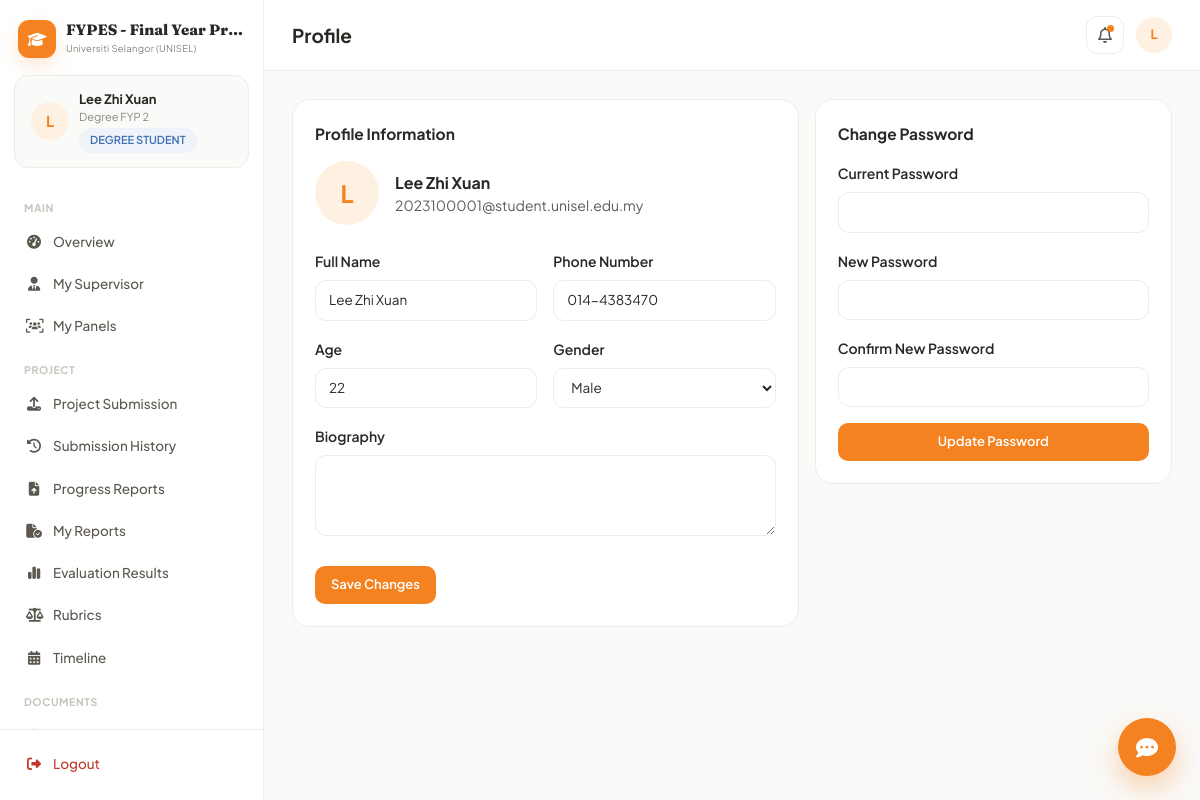
Page /dashboard/student/index.php?view=profile (signed in) on the committed database.
### tables this page shows
CREATE TABLE `students` (
  `id` int(11) NOT NULL AUTO_INCREMENT,
  `user_id` int(11) NOT NULL,
  `matric_number` varchar(30) NOT NULL,
  `level` enum('diploma','degree') NOT NULL,
  `programme` varchar(150) DEFAULT NULL,
  `faculty` varchar(150) DEFAULT NULL,
  `programme_type` enum('diploma_fyp1','diploma_fyp2','degree_fyp1','degree_fyp2') NOT NULL,
  `project_title` varchar(255) DEFAULT NULL,
  `supervisor_id` int(11) DEFAULT NULL,
  `assessor_id` int(11) DEFAULT NULL,
  `presentation_date` datetime DEFAULT NULL,
  `age` int(11) DEFAULT NULL,
  `gender` enum('male','female','other') DEFAULT NULL,
  PRIMARY KEY (`id`),
  UNIQUE KEY `matric_number` (`matric_number`),
  KEY `user_id` (`user_id`),
  KEY `supervisor_id` (`supervisor_id`),
  KEY `fk_students_assessor` (`assessor_id`),
  CONSTRAINT `fk_students_assessor` FOREIGN KEY (`assessor_id`) REFERENCES `lecturers` (`id`) ON DELETE SET NULL,
  CONSTRAINT `students_ibfk_1` FOREIGN KEY (`user_id`) REFERENCES `users` (`id`) ON DELETE CASCADE
);

CREATE TABLE `users` (
  `id` int(11) NOT NULL AUTO_INCREMENT,
  `role` enum('admin','lecturer','student') NOT NULL,
  `full_name` varchar(150) NOT NULL,
  `email` varchar(150) NOT NULL,
  `password` varchar(255) NOT NULL,
  `phone` varchar(20) DEFAULT NULL,
  `profile_photo` varchar(255) DEFAULT NULL,
  `bio` text DEFAULT NULL,
  `status` enum('active','inactive') NOT NULL DEFAULT 'active',
  `email_verified` tinyint(1) NOT NULL DEFAULT 1,
  `remember_token` varchar(255) DEFAULT NULL,
  `created_at` datetime NOT NULL DEFAULT current_timestamp(),
  `updated_at` datetime NOT NULL DEFAULT current_timestamp() ON UPDATE current_timestamp(),
  PRIMARY KEY (`id`),
  UNIQUE KEY `email` (`email`)
);

### includes/functions.php (called while the page is built, shortened)
<?php
function safeRun(PDO $pdo, string $sql, array $params = []) {
    try {
        $stmt = $pdo->prepare($sql);
        $stmt->execute($params);
        return $stmt;
    } catch (PDOException $e) {
        error_log('FYPES SQL error: ' . $e->getMessage() . ' | SQL: ' . $sql);
        throw $e;
    }
}
function e(?string $str): string {
    return htmlspecialchars($str ?? '', ENT_QUOTES, 'UTF-8');
}
function programmeTypeLabel(string $pt): string {
    return [
        'diploma_fyp1' => 'Diploma FYP 1',
        'diploma_fyp2' => 'Diploma FYP 2',
        'degree_fyp1' => 'Degree FYP 1',
        'degree_fyp2' => 'Degree FYP 2',
    ][$pt] ?? $pt;
}
function getSetting(PDO $pdo, string $key, ?string $default = null): ?string {
    static $cache = [];
    $stmt = safeRun($pdo, 'SELECT setting_value FROM system_settings WHERE setting_key=?', [$key]);
    $row = $stmt ? $stmt->fetch() : null;
    return $cache[$key] = ($row['setting_value'] ?? $default);
}
function studentAccessBlocked(PDO $pdo, ?string $onDate = null): bool {
    $start = trim((string)getSetting($pdo, 'student_access_block_start', ''));
    $end = trim((string)getSetting($pdo, 'student_access_block_end', ''));
    if ($start === '' || $end === '') return false;
    $date = $onDate ?: date('Y-m-d');
    return $date >= $start && $date <= $end;
}
function studentSemesterId(PDO $pdo, int $studentId): ?int {
    $stmt = safeRun($pdo, 'SELECT semester_id FROM students WHERE id=?', [$studentId]);
    $row = $stmt ? $stmt->fetch() : null;
    if ($row && $row['semester_id'] !== null) return (int)$row['semester_id'];
    $history=safeRun($pdo,"SELECT h.semester_id FROM student_stage_history h JOIN semesters se ON se.id=h.semester_id WHERE h.student_id=? ORDER BY (h.status IN ('planned','active')) DESC,se.start_date DESC,h.id DESC LIMIT 1",[$studentId])->fetch();
    return $history ? (int)$history['semester_id'] : currentSemesterId($pdo);
}

### includes/auth.php (called while the page is built, shortened)
<?php
function isLoggedIn(): bool {
    return isset($_SESSION['user_id']);
}
function currentUser(): ?array {
    return [
        'id' => $_SESSION['user_id'],
        'role' => $_SESSION['role'],
        'name' => $_SESSION['name'],
        'email' => $_SESSION['email'],
        'photo' => $_SESSION['photo'] ?? null,
        'lecturer_id' => $_SESSION['lecturer_id'] ?? null,
        'student_id' => $_SESSION['student_id'] ?? null,
    ];
}
function requireRole(string $role): void {
    if ($role === 'student') {
        global $pdo;
        if (isset($pdo) && studentAccessBlocked($pdo)) {
            $_SESSION = [];
            if (ini_get('session.use_cookies')) {
                $params=session_get_cookie_params();
                setcookie(session_name(),'',time()-42000,$params['path'],$params['domain'],$params['secure'],$params['httponly']);
            }
            session_destroy();
            redirect(BASE_URL . '/auth/login.php?error=student_access_blocked');
        }
    }
}
function unreadNotificationCount(PDO $pdo): int {
    $stmt = safeRun($pdo, "SELECT COUNT(*) c FROM notifications WHERE user_id = ? AND is_read = 0", [$_SESSION['user_id']]);
    $row = $stmt ? $stmt->fetch() : ['c' => 0];
    return (int) $row['c'];
}

### dashboard/shared/profile.php (the view, shortened to what this page needs)
<?php
$userId = $user['id'];
$fullUser = safeRun($pdo, "SELECT * FROM users WHERE id=?", [$userId])->fetch();
$studentRow = $user['role']==='student' ? safeRun($pdo, "SELECT * FROM students WHERE user_id=?", [$userId])->fetch() : null;
?>
<div class="row g-3">
  <div class="col-lg-7">
    <div class="card-fy mb-3">
      <div class="section-title">Profile Information</div>
      <form method="POST">
        <div class="d-flex align-items-center gap-3 mb-4">
          <div class="user-avatar" style="width:64px;height:64px;font-size:24px;background:var(--theme-soft);color:var(--theme);">
            <?= strtoupper(substr($fullUser['full_name'],0,1)) ?>
          </div>
          <div>
            <div class="fw-bold"><?= e($fullUser['full_name']) ?></div>
            <div class="text-muted small"><?= e($fullUser['email']) ?></div>
          </div>
        </div>
        <div class="row g-3">
          <div class="col-md-6">
            <label class="form-label small fw-semibold">Full Name</label>
            <input class="form-control-fy w-100" name="full_name" value="<?= e($fullUser['full_name']) ?>">
          </div>
          <div class="col-md-6">
            <label class="form-label small fw-semibold">Phone Number</label>
            <input class="form-control-fy w-100" name="phone" value="<?= e($fullUser['phone']) ?>">
          </div>
          <?php if ($studentRow): ?>
          <div class="col-md-6">
            <label class="form-label small fw-semibold">Age</label>
            <input class="form-control-fy w-100" type="number" name="age" value="<?= e((string)$studentRow['age']) ?>">
          </div>
          <div class="col-md-6">
            <label class="form-label small fw-semibold">Gender</label>
            <select class="form-control-fy w-100" name="gender">
              <option value="male" <?= $studentRow['gender']==='male'?'selected':'' ?>>Male</option>
            </select>
          </div>
          <?php endif; ?>
          <div class="col-12">
            <label class="form-label small fw-semibold">Biography</label>
            <textarea class="form-control-fy w-100" name="bio" rows="3"><?= e($fullUser['bio']) ?></textarea>
          </div>
        </div>
        <button class="btn-fy-orange mt-4">Save Changes</button>
      </form>
    </div>
  </div>
  <div class="col-lg-5">
    <div class="card-fy">
      <div class="section-title">Change Password</div>
      <form method="POST">
        <label class="form-label small fw-semibold">Current Password</label>
        <input class="form-control-fy w-100 mb-3" type="password" name="current_password" required>
        <label class="form-label small fw-semibold">New Password</label>
        <input class="form-control-fy w-100 mb-3" type="password" name="new_password" minlength="8" required>
        <label class="form-label small fw-semibold">Confirm New Password</label>
        <input class="form-control-fy w-100 mb-3" type="password" name="confirm_new_password" minlength="8" required>
        <button class="btn-fy w-100">Update Password</button>
      </form>
    </div>
  </div>
</div>

### includes/dash_head.php (shortened to what this page needs)
<?php
$chatbotEnabled = getSetting($pdo, 'chatbot_enabled', '1') === '1';
$systemName = getSetting($pdo, 'system_name', APP_NAME) ?: APP_NAME;
$institutionName = getSetting($pdo, 'institution_name', APP_INSTITUTION) ?: APP_INSTITUTION;
$darkMode = getSetting($pdo, 'dark_mode', '0') === '1';
$unreadCount = unreadNotificationCount($pdo);
$notifStmt = safeRun($pdo, "SELECT * FROM notifications WHERE user_id = ? ORDER BY created_at DESC LIMIT 8", [$user['id']]);
$recentNotifs = $notifStmt ? $notifStmt->fetchAll() : [];
?>
<!DOCTYPE html>
<html lang="en">
<head>
<link href="https://cdn.jsdelivr.net/npm/bootstrap@5.3.3/dist/css/bootstrap.min.css" rel="stylesheet">
<link href="https://cdnjs.cloudflare.com/ajax/libs/font-awesome/6.5.1/css/all.min.css" rel="stylesheet">
<link rel="stylesheet" href="<?= BASE_URL ?>/assets/css/style.css">
</head>
<body class="dash-body <?= $darkMode ? 'dark-mode' : '' ?>">
<div class="dash-shell">
  <aside class="dash-sidebar" id="dashSidebar">
    <div class="sidebar-brand" title="<?= e($systemName) ?> — <?= e($institutionName) ?>">
      <div class="brand-icon" style="background:var(--theme)"><i class="fa-solid fa-graduation-cap"></i></div>
      <div class="brand-copy">
        <div class="brand-name" title="<?= e($systemName) ?>"><?= e($systemName) ?></div>
        <div class="brand-sub" title="<?= e($institutionName) ?>"><?= e($institutionName) ?></div>
      </div>
    </div>
    <div class="sidebar-user">
      <div class="user-avatar" style="background:var(--theme-soft);color:var(--theme)">
        <?= strtoupper(substr($user['name'],0,1)) ?>
      </div>
      <div class="user-meta">
        <div class="user-name"><?= e($user['name']) ?></div>
        <div class="user-role"><?= e($roleLabelText) ?></div>
        <?php if (isset($levelBadge)): ?><span class="badge-fy badge-info mt-1" style="display:inline-block;"><?= e($levelBadge) ?></span><?php endif; ?>
      </div>
    </div>
    <nav class="sidebar-nav">
      <?php foreach ($navGroups as $group): ?>
        <?php if (!empty($group['label'])): ?><div class="nav-group-label"><?= e($group['label']) ?></div><?php endif; ?>
        <?php foreach ($group['items'] as $item): ?>
          <a href="?view=<?= e($item['view']) ?>" class="nav-item <?= $activeView === $item['view'] ? 'active' : '' ?>">
            <i class="fa-solid fa-<?= e($item['icon']) ?>"></i>
            <span><?= e($item['label']) ?></span>
          </a>
        <?php endforeach; ?>
      <?php endforeach; ?>
    </nav>
    <div class="sidebar-footer">
      <a href="<?= BASE_URL ?>/auth/logout.php" class="nav-item logout-item">
        <i class="fa-solid fa-right-from-bracket"></i><span>Logout</span>
      </a>
    </div>
  </aside>
  <div class="dash-main">
    <header class="dash-topbar">
      <h1 class="topbar-title"><?= e($pageTitle) ?></h1>
      <div class="topbar-actions">
        <div class="dropdown">
          <button class="icon-btn" data-bs-toggle="dropdown"><i class="fa-regular fa-bell"></i><?php if ($unreadCount>0): ?><span class="notif-dot"></span><?php endif; ?></button>
        </div>
        <div class="user-avatar-sm" style="background:var(--theme-soft);color:var(--theme)"><?= strtoupper(substr($user['name'],0,1)) ?></div>
      </div>
    </header>
    <main class="dash-content">

### rows in the picture
students: programme_type "Degree FYP 2", level "DEGREE STUDENT", age "22", gender "Male"
users: full_name "L", full_name "Lee Zhi Xuan", email "2023100001@student.unisel.edu.my", phone "014-4383470"

### other values in the picture
$systemName "FYPES - Final Year Pr…"
$institutionName "Universiti Selangor (UNISEL)"
substr($user['name'],0,1) "L"
$user['name'] "Lee Zhi Xuan"
$group['label'] "MAIN"
$item['label'] "Overview"
$item['label'] "My Supervisor"
$item['label'] "My Panels"
$group['label'] "PROJECT"
$item['label'] "Project Submission"
$item['label'] "Submission History"
$item['label'] "Progress Reports"
$item['label'] "My Reports"
$item['label'] "Evaluation Results"
$item['label'] "Rubrics"
